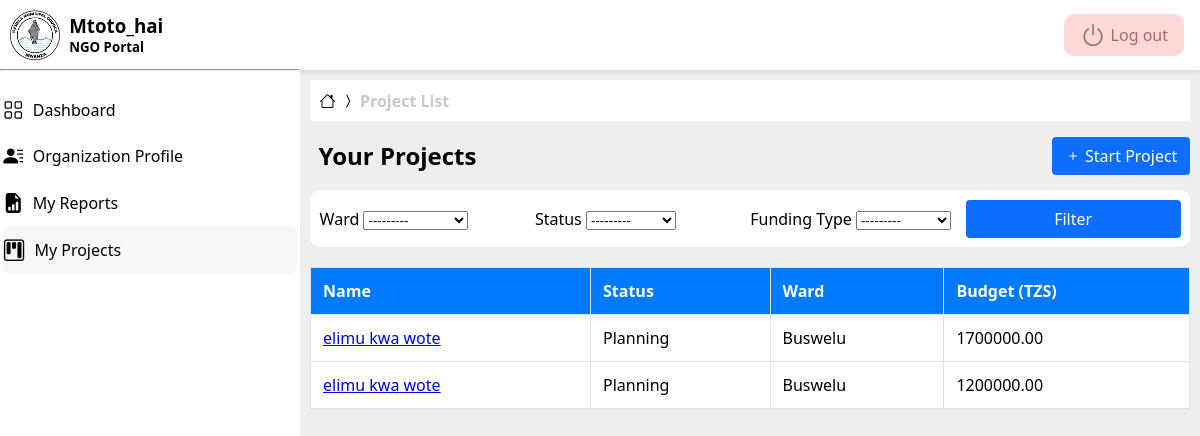
Page /list/ (signed in) on the earlier database version.
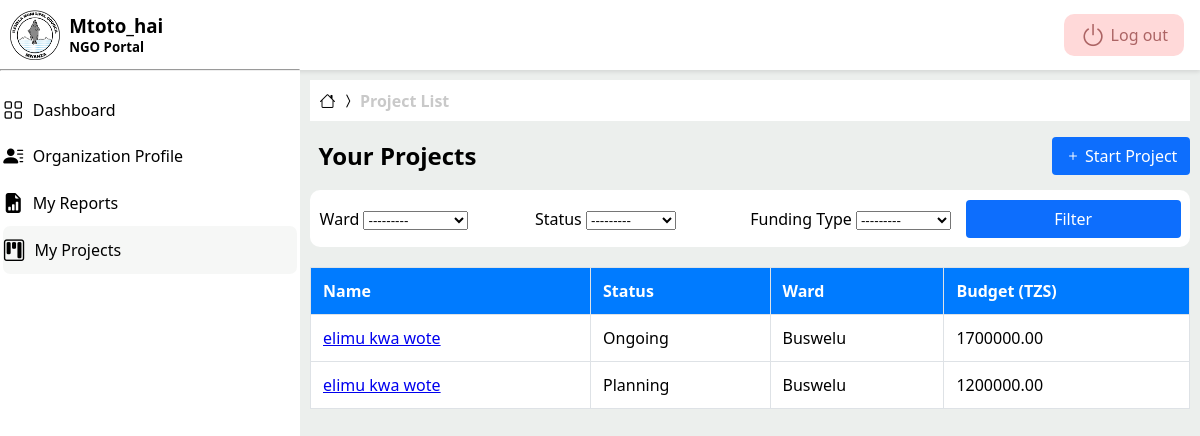
Same page on the later database version.
### project/models.py (models this page shows, shortened)
class Project(models.Model):
	class Status(models.TextChoices):
		PLANNING = 'PLAN', _('Planning')
		ONGOING = 'ONGO', _('Ongoing')
		COMPLETED = 'COMP', _('Completed')
		SUSPENDED = 'SUSP', _('Suspended')
	class FundingType(models.TextChoices):
		GRANT = 'GRANT', _('Grant')  # Fixed typo (GRANT → GRANT)
		DONATION = 'DON', _('Donation')
		SELF_FUNDED = 'SELF', _('Self-Funded')
		PARTNERSHIP = 'PART', _('Partnership')
	class WardChoices(models.TextChoices):
		NYAKATO = 'NYAKATO', _('Nyakato')
		BUSWELU = 'BUSWELU', _('Buswelu')
		ILEMELA = 'ILEMELA', _('Ilemela')
		PASIANSI = 'PASIANSI', _('Pasiansi')
		BUGOBWA = 'BUGOBWA', _('Bugogwa')  # Fixed typo (Bugogwa → BUGOBWA)
		SANGABUYE = 'SANGABUYE', _('Sangabuye')
		MECCO = 'MECCO', _('MECCO')
		BUZURUGA = 'BUZURUGA', _('Buzuruga')
		NYASAKA = 'NYASAKA', _('Nyasaka')
		KAHAMA = 'KAHAMA', _('Kahama')
		KISEKE = 'KISEKE', _('Kiseke')
		KAYENZE = 'KAYENZE', _('Kayenze')
		SHIBULA = 'SHIBULA', _('Shibula')
		KAWEEKAMO = 'KAWEEKAMO', _('Kawekamo')
		KITANGIRI = 'KITANGIRI', _('Kitangiri')
		KIRUMBA = 'KIRUMBA', _('Kirumba')
		NYAMANORO = 'NYAMANORO', _('Nyamanoro')
		IBUNGILO = 'IBUNGILO', _('Ibungilo')
		NYAMHONGOLO = 'NYAMHONGOLO', _('Nyamhongolo')
	name = models.CharField(_("Project Name"), max_length=255)
	description = models.TextField(_("Project Description"))
	organization = models.ForeignKey(
		settings.AUTH_USER_MODEL,
		related_name='projects',
		on_delete=models.CASCADE
	)
	start_date = models.DateField(_("Start Date"))
	end_date = models.DateField(_("End Date"), blank=True, null=True)
	status = models.CharField(
		_("Project Status"),
		max_length=4,
		choices=Status.choices,
		default=Status.PLANNING
	)
	funding_type = models.CharField(
		_("Funding Type"),
		max_length=5,
		choices=FundingType.choices,
		default=FundingType.GRANT
	)
	budget = models.DecimalField(
		_("Project Budget (TZS)"),
		max_digits=14,
		decimal_places=2,
		blank=True,
		null=True
	)
	men = models.IntegerField(_("Men Beneficiaries"), default=0)
	women = models.IntegerField(_("Women Beneficiaries"), default=0)
	youth = models.IntegerField(_("Youth Beneficiaries"), default=0)
	district = models.CharField(
		_("District"),
		max_length=20,
		default="Ilemela",
		editable=False  # Prevents editing in admin/forms
	)
	ward = models.CharField(
		_("Ward"),
		max_length=20,
		choices=WardChoices.choices
	)
	street = models.CharField(_("Street"), max_length=100)
	created_at = models.DateTimeField(auto_now_add=True)
	updated_at = models.DateTimeField(auto_now=True)
	class Meta:
		verbose_name = _("Project")
		verbose_name_plural = _("Projects")
		ordering = ['-created_at']
		indexes = [
			models.Index(fields=['status']),
			models.Index(fields=['organization']),
		]

### project/views.py (the view)
# urls.py: path('list/', views.project_list, name='project_list'),
@login_required
def project_list(request):
	if request.user.is_staff:
		projects = Project.objects.all()
	else:
		projects = Project.objects.filter(organization=request.user)
	project_filter = ProjectFilter(
		request.GET,
		queryset=projects,
		user=request.user  # Pass user to filter to handle organization field
	)
	return render(request, 'project/list.html', {
		'filter': project_filter,
		'is_admin': request.user.is_staff,
		'section':'project',
	})

### project/templates/project/list.html (shortened to what this page needs)
{% extends "user_account/base.html" %}
{% load i18n %}
{% block content %}
<section class="project-list">
  <div class="breadcrumb">
    <a href="{% url 'user_account:dashboard' %}" class="bread-item">
      <i class="bi bi-house"></i>
    </a>
    <i class="bi bi-chevron-compact-right"></i>
    <a href="{% url 'project:project_list' %}" class="bread-item active-link">
      <b>Project List</b>
    </a>
  </div>
  <div class="header">
    <h2>
      {% if is_admin %}
        {% trans "All Projects" %}
      {% else %}
        {% trans "Your Projects" %}
      {% endif %}
    </h2>
    <a href="{% url 'project:project_create' %}" class="btn btn-brand">
      <i class="bi bi-plus"></i>
      Start Project
    </a>
  </div>
   <div class="project-filter">
    <form method="get" class="filter-form">
      {% if is_admin %}
        <div class="row">
          <div class="col-md-3">{{ filter.form.organization }}</div>
          <div class="col-md-3">{{ filter.form.ward }}</div>
          <div class="col-md-3">{{ filter.form.status }}</div>
          <div class="col-md-3">{{ filter.form.funding_type }}</div>
        </div>
      {% else %}
        <div class="filter-group">
          <label for="ward">Ward</label>
          {{ filter.form.ward }}
        </div>
        <div class="filter-group">
          <label for="ward">Status</label>
          {{ filter.form.status }}
        </div>
        <div class="filter-group">
          <label for="ward">Funding Type</label>
          {{ filter.form.funding_type }}
        </div>
      {% endif %}
      <button type="submit" class="btn btn-brand">{% trans "Filter" %}</button>
    </form>
   </div>
  <table class="default-table">
    <thead>
      <tr>
        <th>{% trans "Name" %}</th>
        <th>{% trans "Status" %}</th>
        <th>{% trans "Ward" %}</th>
        <th>{% trans "Budget (TZS)" %}</th>
      </tr>
    </thead>
    <tbody>
      {% for project in filter.qs %}
        <tr>
          <td><a href="{% url 'project:project_details' pk=project.pk %}">{{ project.name }}</a></td>
          <td>{{ project.get_status_display }}</td>
          <td>{{ project.get_ward_display }}</td>
          <td>{{ project.budget|default:"-" }}</td>
        </tr>
      {% empty %}
        <tr><td colspan="5">{% trans "No projects found." %}</td></tr>
      {% endfor %}
    </tbody>
  </table>
</section>
{% endblock %}

Differences in the rows shown:
changed Project: status "Planning" → "Ongoing"
